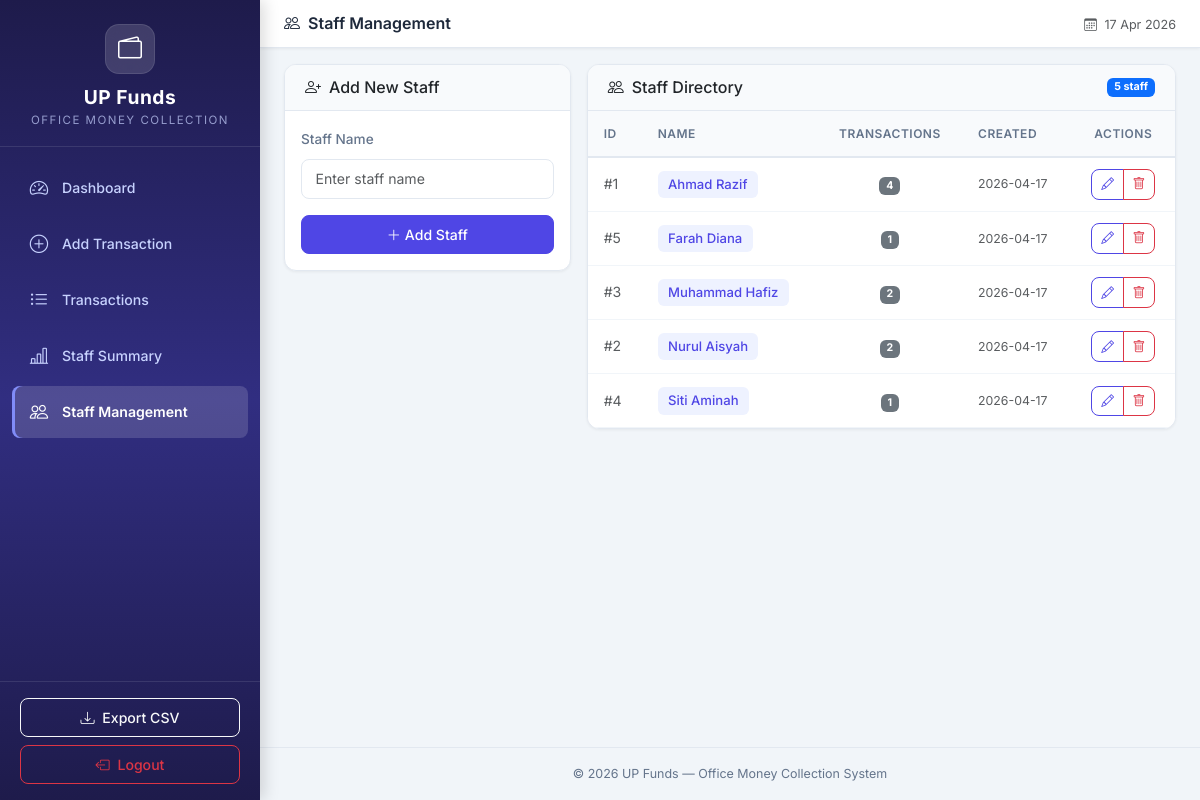
/staff (signed in), run on an earlier commit of the app's database.
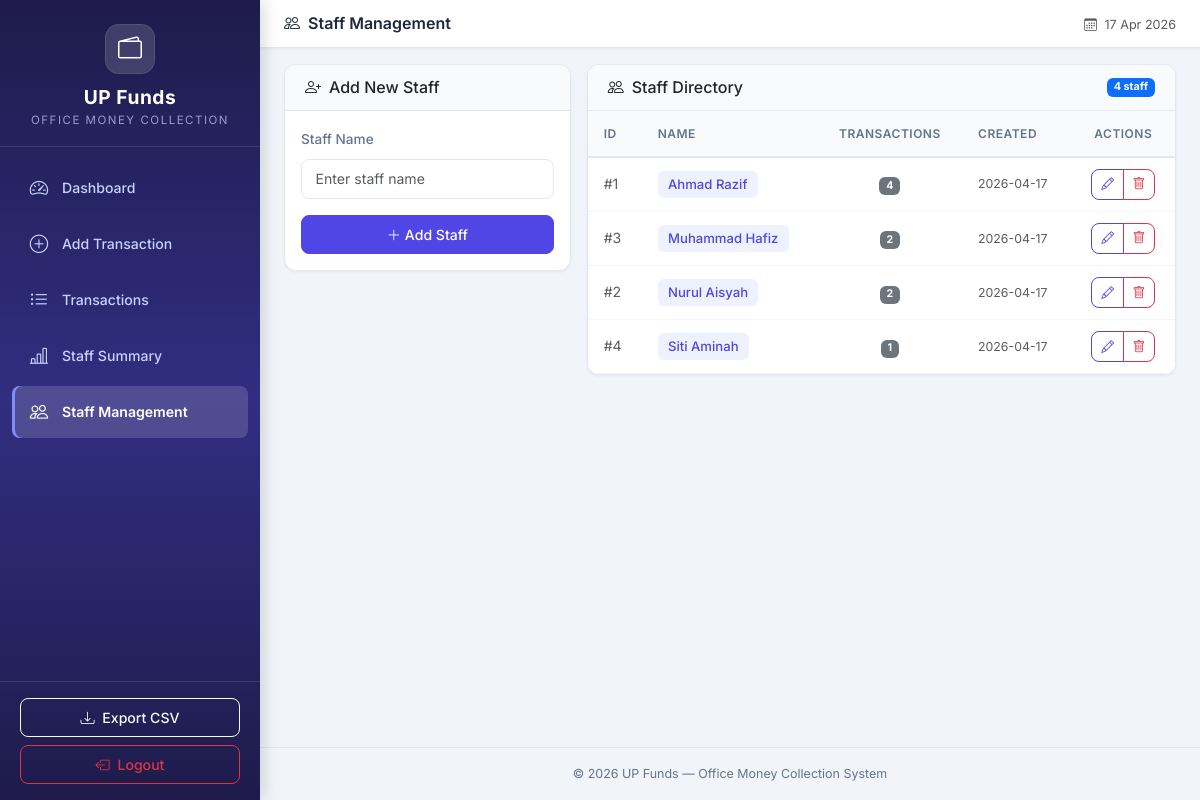
And on a later commit of the database.
### tables this page shows
CREATE TABLE staff (
            id INTEGER PRIMARY KEY AUTOINCREMENT,
            name TEXT NOT NULL UNIQUE,
            is_active INTEGER DEFAULT 1,
            created_at TIMESTAMP DEFAULT CURRENT_TIMESTAMP
        );

### app.py (the view)
@app.route('/staff')
@admin_required
def staff_list():
    conn = get_db_connection()
    staff = conn.execute('''
        SELECT s.*, COUNT(cr.id) as transaction_count
        FROM staff s
        LEFT JOIN cash_records cr ON s.id = cr.staff_id
        WHERE s.is_active = 1
        GROUP BY s.id
        ORDER BY s.name
    ''').fetchall()
    conn.close()
    return render_template('staff.html', staff=staff)

### app.py (called while the page is built)
@app.context_processor
def inject_now():
    is_admin = session.get('role') == 'admin'
    return {'now': datetime.now(), 'is_admin': is_admin}

def admin_required(f):
    @wraps(f)
    def decorated_function(*args, **kwargs):
        if session.get('role') != 'admin':
            flash('Admin access is required to view this page.', 'danger')
            return redirect(url_for('login', next=request.url))
        return f(*args, **kwargs)
    return decorated_function

### database.py (called while the page is built)
def get_db_connection():
    conn = sqlite3.connect(DATABASE_PATH)
    conn.row_factory = sqlite3.Row  # Access columns by name
    conn.execute("PRAGMA foreign_keys = ON")  # Enable foreign key support
    return conn

### templates/staff.html (shortened to what this page needs)
{% extends 'base.html' %}
{% block page_title %}
    <i class="bi bi-people me-2"></i>Staff Management
{% endblock %}
{% block content %}
<div class="row g-3">
    <div class="col-lg-4">
        <div class="card content-card">
            <div class="card-header">
                <h6 class="mb-0"><i class="bi bi-person-plus me-2"></i>Add New Staff</h6>
            </div>
            <div class="card-body">
                <form method="POST" action="{{ url_for('add_staff') }}">
                    <div class="mb-3">
                        <label for="name" class="form-label fw-medium">Staff Name</label>
                        <input type="text" class="form-control" id="name" name="name"
                               placeholder="Enter staff name" required>
                    </div>
                    <button type="submit" class="btn btn-primary w-100">
                        <i class="bi bi-plus-lg me-1"></i>Add Staff
                    </button>
                </form>
            </div>
        </div>
    </div>
    <div class="col-lg-8">
        <div class="card content-card">
            <div class="card-header d-flex justify-content-between align-items-center">
                <h6 class="mb-0"><i class="bi bi-people me-2"></i>Staff Directory</h6>
                <span class="badge bg-primary">{{ staff|length }} staff</span>
            </div>
            <div class="card-body p-0">
                {% if staff %}
                <div class="table-responsive">
                    <table class="table table-hover mb-0">
                        <thead>
                            <tr>
                                <th>ID</th>
                                <th>Name</th>
                                <th class="text-center">Transactions</th>
                                <th>Created</th>
                                <th class="text-center">Actions</th>
                            </tr>
                        </thead>
                        <tbody>
                            {% for s in staff %}
                            <tr>
                                <td class="text-muted">#{{ s['id'] }}</td>
                                <td>
                                    <span class="staff-badge">{{ s['name'] }}</span>
                                </td>
                                <td class="text-center">
                                    <span class="badge bg-secondary">{{ s['transaction_count'] }}</span>
                                </td>
                                <td class="text-muted small">{{ s['created_at'][:10] if s['created_at'] else '—' }}</td>
                                <td class="text-center">
                                    <div class="btn-group btn-group-sm">
                                        <button type="button" class="btn btn-outline-primary"
                                                title="Edit"
                                                onclick="showEditModal({{ s['id'] }}, '{{ s['name']|e }}')">
                                            <i class="bi bi-pencil"></i>
                                        </button>
                                        <button type="button" class="btn btn-outline-danger"
                                                title="Delete"
                                                onclick="confirmDeleteStaff({{ s['id'] }}, '{{ s['name']|e }}')">
                                            <i class="bi bi-trash"></i>
                                        </button>
                                    </div>
                                </td>
                            </tr>
                            {% endfor %}
                        </tbody>
                    </table>
                </div>
                {% else %}
                <div class="empty-state">
                    <i class="bi bi-people"></i>
                    <p>No staff members yet</p>
                    <p class="text-muted small">Use the form on the left to add your first staff member.</p>
                </div>
                {% endif %}
            </div>
        </div>
    </div>
</div>
{% endblock %}

### templates/base.html (shortened to what this page needs)
<!DOCTYPE html>
<html lang="en">
<head>
    <link href="https://cdn.jsdelivr.net/npm/bootstrap@5.3.3/dist/css/bootstrap.min.css" rel="stylesheet">
    <link href="https://cdn.jsdelivr.net/npm/bootstrap-icons@1.11.3/font/bootstrap-icons.min.css" rel="stylesheet">
    <link href="{{ url_for('static', filename='css/style.css') }}" rel="stylesheet">
</head>
<body>
    <nav id="sidebar" class="sidebar">
        <div class="sidebar-header">
            <div class="brand-icon">
                <i class="bi bi-wallet2"></i>
            </div>
            <h4 class="brand-title">UP Funds</h4>
            <p class="brand-subtitle">Office Money Collection</p>
        </div>
        <ul class="sidebar-nav">
            <li class="nav-item">
                <a href="{{ url_for('dashboard') }}"
                   class="nav-link {% if request.endpoint == 'dashboard' %}active{% endif %}">
                    <i class="bi bi-speedometer2"></i>
                    <span>Dashboard</span>
                </a>
            </li>
            {% if is_admin %}
            <li class="nav-item">
                <a href="{{ url_for('add_transaction') }}"
                   class="nav-link {% if request.endpoint == 'add_transaction' %}active{% endif %}">
                    <i class="bi bi-plus-circle"></i>
                    <span>Add Transaction</span>
                </a>
            </li>
            {% endif %}
            <li class="nav-item">
                <a href="{{ url_for('transactions') }}"
                   class="nav-link {% if request.endpoint == 'transactions' %}active{% endif %}">
                    <i class="bi bi-list-ul"></i>
                    <span>Transactions</span>
                </a>
            </li>
            <li class="nav-item">
                <a href="{{ url_for('staff_summary') }}"
                   class="nav-link {% if request.endpoint == 'staff_summary' %}active{% endif %}">
                    <i class="bi bi-bar-chart-line"></i>
                    <span>Staff Summary</span>
                </a>
            </li>
            {% if is_admin %}
            <li class="nav-item">
                <a href="{{ url_for('staff_list') }}"
                   class="nav-link {% if request.endpoint == 'staff_list' %}active{% endif %}">
                    <i class="bi bi-people"></i>
                    <span>Staff Management</span>
                </a>
            </li>
            {% endif %}
        </ul>
        <div class="sidebar-footer">
            <a href="{{ url_for('export_csv') }}" class="btn btn-outline-light btn-sm w-100 mb-2">
                <i class="bi bi-download me-1"></i> Export CSV
            </a>
            {% if is_admin %}
                <a href="{{ url_for('logout') }}" class="btn btn-outline-danger btn-sm w-100">
                    <i class="bi bi-box-arrow-left me-1"></i> Logout
                </a>
            {% else %}
                <a href="{{ url_for('login') }}" class="btn btn-outline-primary btn-sm w-100">
                    <i class="bi bi-shield-lock me-1"></i> Admin Login
                </a>
            {% endif %}
        </div>
    </nav>
    <div class="main-content">
        <div class="topbar">
            <h5 class="topbar-title mb-0">{% block page_title %}Dashboard{% endblock %}</h5>
            <div class="topbar-right">
                <span class="text-muted small">
                    <i class="bi bi-calendar3 me-1"></i>
                    {{ now.strftime('%d %b %Y') if now else '' }}
                </span>
            </div>
        </div>
        <div class="container-fluid px-4 py-3">
            {% block content %}{% endblock %}
        </div>
        <footer class="app-footer">
            <p class="mb-0">&copy; 2026 UP Funds — Office Money Collection System</p>
        </footer>
    </div>
</body>
</html>

What changed in the data, as far as the page shows it:
no longer on this page (row edited): staff: id "5", name "Farah Diana", transaction_count "1", created_at "2026-04-17"
Also different on the page:
{{ staff|length }}: "5" → "4"
